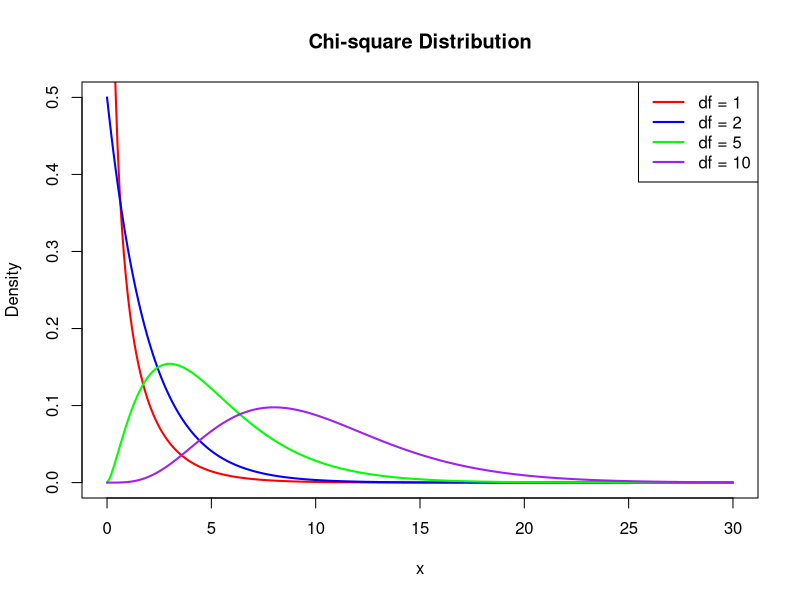
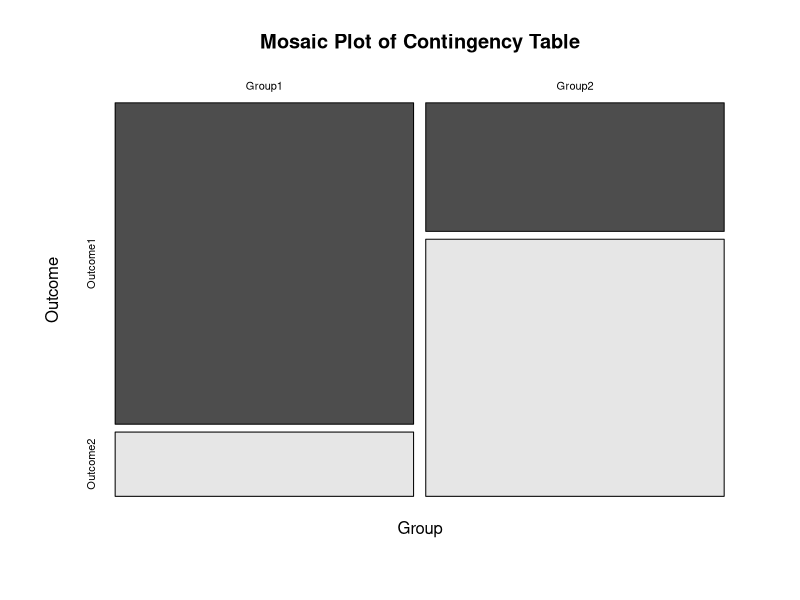
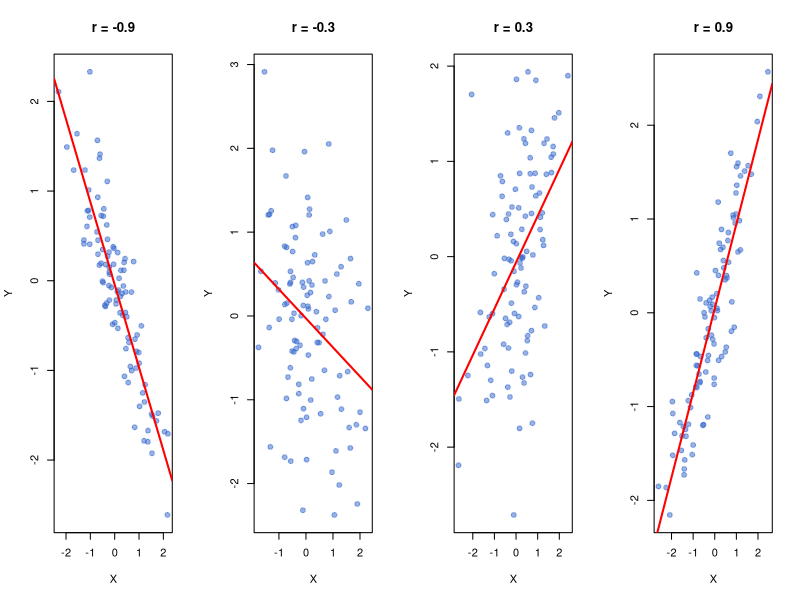
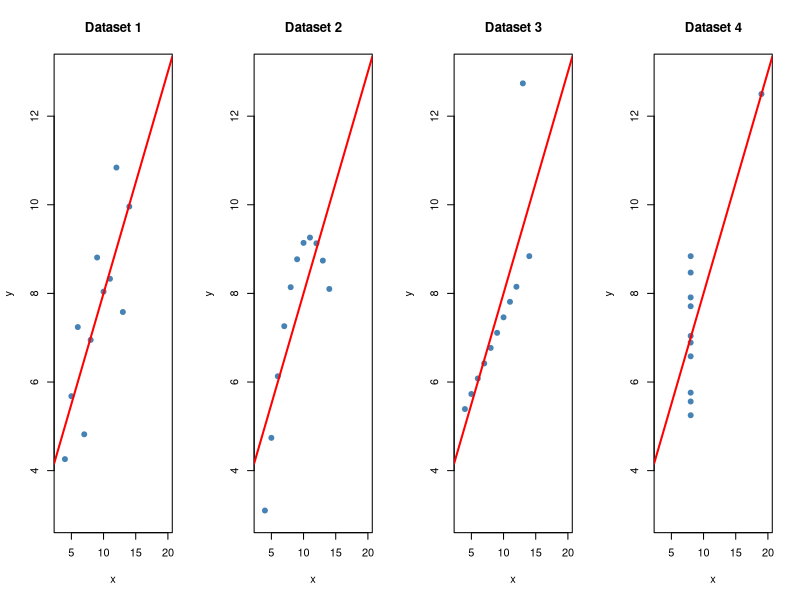
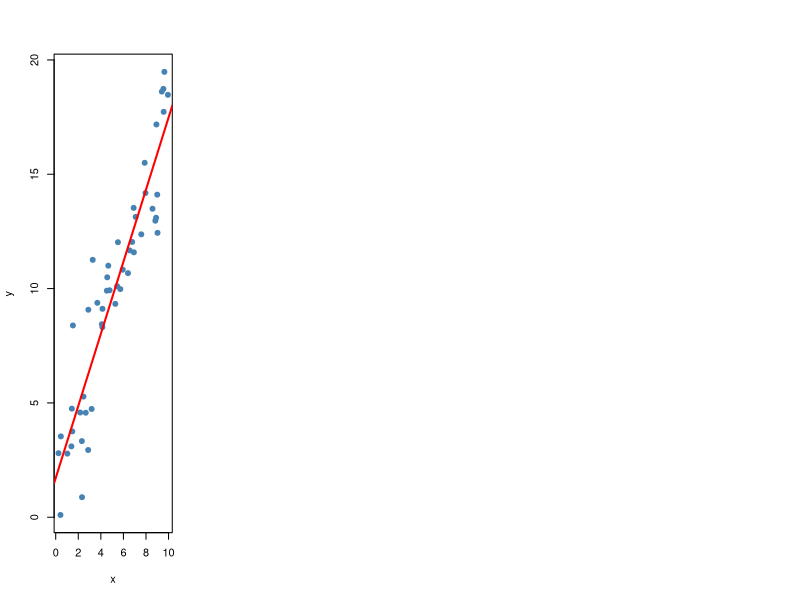

Reproduce these figures in R, in order.
## ---- chunk 1
#| label: setup
#| include: false

# Core data manipulation and visualization
library(tidyverse)
library(knitr)
library(readxl)

# Statistical analysis packages
library(MASS)        # LDA, robust regression
library(pwr)         # Power analysis
library(boot)        # Bootstrap methods
library(car)         # Companion to Applied Regression
library(survival)    # Survival analysis
library(nlme)        # Mixed effects models
library(broom)       # Tidy model output
library(emmeans)     # Estimated marginal means

# Set consistent theme for all plots
theme_set(theme_minimal(base_size = 14))

# Set seed for reproducibility
set.seed(2026)
## ---- chunk 2
#| label: chi-square-plot-output
#| echo: false
#| eval: true
#| fig-width: 8
#| fig-height: 4

df_vals <- c(1, 2, 5, 10)
x <- seq(0, 30, length.out = 300)
colors <- c("red", "blue", "green", "purple")

plot(x, dchisq(x, df = 1), type = "l", lwd = 2, col = colors[1],
     ylim = c(0, 0.5), ylab = "Density", main = "Chi-square Distribution")
for(i in 2:4) {
  lines(x, dchisq(x, df = df_vals[i]), lwd = 2, col = colors[i])
}
legend("topright", paste("df =", df_vals), col = colors, lwd = 2)
## ---- chunk 3
#| label: gof-test
#| echo: true

# Mendelian 3:1 ratio
observed <- c(Dominant = 72, Recessive = 28)
expected_probs <- c(0.75, 0.25)

chisq.test(x = observed, p = expected_probs)
## ---- chunk 4
#| label: dice-gof
#| echo: true

# Rolling a six-sided die 60 times
observed <- c(8, 9, 10, 12, 11, 10)
expected_probs <- rep(1/6, 6)

chisq.test(x = observed, p = expected_probs)
## ---- chunk 5
#| label: independence-test
#| echo: true

# Create contingency table
tbl <- matrix(c(50, 10, 20, 40), nrow = 2, byrow = TRUE)
rownames(tbl) <- c("Group1", "Group2")
colnames(tbl) <- c("Outcome1", "Outcome2")

chisq.test(tbl)
## ---- chunk 6
#| label: mosaic-plot-output
#| echo: false
#| eval: true
#| fig-width: 6
#| fig-height: 5

mosaicplot(tbl,
           main = "Mosaic Plot of Contingency Table",
           xlab = "Group",
           ylab = "Outcome",
           color = TRUE)
## ---- chunk 7
#| label: cramers-v
#| echo: true

# Chi-square test of independence
test <- chisq.test(tbl)

# Extract test statistic
chisq_val <- test$statistic

# Total number of observations
n <- sum(tbl)

# Minimum of (rows, columns) for Cramér's V formula
k <- min(nrow(tbl), ncol(tbl))

# Cramér's V calculation
cramers_v <- sqrt(chisq_val / (n * (k - 1)))

cat("Cramér's V:", round(cramers_v, 3))
## ---- chunk 8
#| label: fisher-test
#| echo: true

beverage_table <- matrix(c(8, 2, 1, 9), nrow = 2, byrow = TRUE)
rownames(beverage_table) <- c("American", "English")
colnames(beverage_table) <- c("Coffee", "Tea")

fisher.test(beverage_table)
## ---- chunk 9
#| label: fig-correlation-examples-figure
#| fig-cap: "Different correlation strengths and directions"
#| fig-width: 10
#| fig-height: 4
#| echo: false
#| eval: true

par(mfrow = c(1, 4))
set.seed(123)
n <- 100

# Function to generate correlated data
make_corr_data <- function(r, n = 100) {
  x <- rnorm(n)
  y <- r * x + sqrt(1 - r^2) * rnorm(n)
  data.frame(x = x, y = y)
}

correlations <- c(-0.9, -0.3, 0.3, 0.9)
for(r in correlations) {
  d <- make_corr_data(r)
  plot(d$x, d$y, pch = 19, col = rgb(0.2, 0.4, 0.8, 0.5),
       main = paste("r =", r), xlab = "X", ylab = "Y")
  abline(lm(y ~ x, d), col = "red", lwd = 2)
}
## ---- chunk 10
#| label: cor-example-1
#| echo: true

# Using built-in mtcars dataset
cor(mtcars$mpg, mtcars$wt)  # Pearson correlation
## ---- chunk 11
#| label: cor-example-2
#| echo: true

# Test significance
cor.test(mtcars$mpg, mtcars$wt)
## ---- chunk 12
#| label: anscombe-output
#| echo: false
#| eval: true
#| fig-width: 10
#| fig-height: 4

# Built-in anscombe dataset
data(anscombe)

par(mfrow = c(1, 4))
for(i in 1:4) {
  x <- anscombe[, i]; y <- anscombe[, i + 4]
  plot(x, y, pch = 19, col = "steelblue", main = paste("Dataset", i),
       xlim = c(3, 20), ylim = c(3, 13))
  abline(lm(y ~ x), col = "red", lwd = 2)
}
## ---- chunk 13
#| label: lm-example-output
#| echo: false
#| eval: true
#| fig-width: 8
#| fig-height: 4

set.seed(123)
x <- runif(50, 0, 10)
y <- 2 + 1.5*x + rnorm(50, 0, 2)

my_lm <- lm(y ~ x)
plot(x, y, pch = 19, col = "steelblue")
abline(my_lm, col = "red", lwd = 2)
